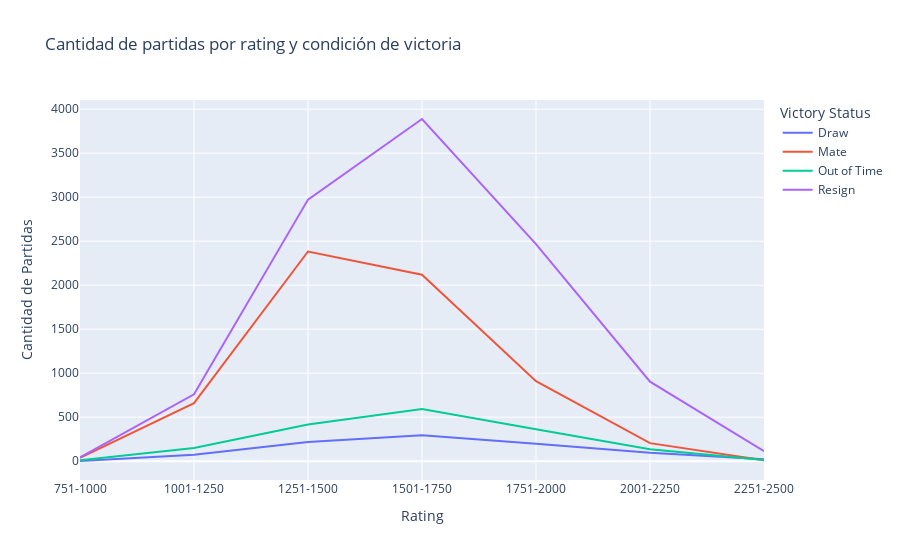

Here is the notebook cell this chart was saved with:
### Code cell
import plotly.express as px


# Crear el gráfico interactivo
fig = px.line(data_grouped, x="rating_interval", y="count", color="victory_status", title="Cantidad de partidas por rating y condición de victoria",
              labels={"rating_interval": "Rating", "count": "Cantidad de Partidas", "victory_status": "Victory Status"})

# Mostrar el gráfico
fig.show()

### Figure 1 — Plotly figure (JSON) as saved in the notebook; plotly's stock layout.template omitted (floating-point values rounded to 4 significant figures)
{"data": [{"hovertemplate": "Victory Status=Draw<br>Rating=%{x}<br>Cantidad de Partidas=%{y}<extra></extra>", "legendgroup": "Draw", "line": {"color": "#636efa", "dash": "solid"}, "marker": {"symbol": "circle"}, "mode": "lines", "name": "Draw", "orientation": "v", "showlegend": true, "type": "scatter", "x": ["751-1000", "1001-1250", "1251-1500", "1501-1750", "1751-2000", "2001-2250", "2251-2500"], "xaxis": "x", "y": [2, 72, 219, 296, 199, 96, 22], "yaxis": "y"}, {"hovertemplate": "Victory Status=Mate<br>Rating=%{x}<br>Cantidad de Partidas=%{y}<extra></extra>", "legendgroup": "Mate", "line": {"color": "#EF553B", "dash": "solid"}, "marker": {"symbol": "circle"}, "mode": "lines", "name": "Mate", "orientation": "v", "showlegend": true, "type": "scatter", "x": ["751-1000", "1001-1250", "1251-1500", "1501-1750", "1751-2000", "2001-2250", "2251-2500"], "xaxis": "x", "y": [38, 660, 2383, 2119, 909, 205, 11], "yaxis": "y"}, {"hovertemplate": "Victory Status=Out of Time<br>Rating=%{x}<br>Cantidad de Partidas=%{y}<extra></extra>", "legendgroup": "Out of Time", "line": {"color": "#00cc96", "dash": "solid"}, "marker": {"symbol": "circle"}, "mode": "lines", "name": "Out of Time", "orientation": "v", "showlegend": true, "type": "scatter", "x": ["751-1000", "1001-1250", "1251-1500", "1501-1750", "1751-2000", "2001-2250", "2251-2500"], "xaxis": "x", "y": [10, 149, 417, 592, 363, 135, 14], "yaxis": "y"}, {"hovertemplate": "Victory Status=Resign<br>Rating=%{x}<br>Cantidad de Partidas=%{y}<extra></extra>", "legendgroup": "Resign", "line": {"color": "#ab63fa", "dash": "solid"}, "marker": {"symbol": "circle"}, "mode": "lines", "name": "Resign", "orientation": "v", "showlegend": true, "type": "scatter", "x": ["751-1000", "1001-1250", "1251-1500", "1501-1750", "1751-2000", "2001-2250", "2251-2500"], "xaxis": "x", "y": [43, 760, 2973, 3889, 2466, 903, 113], "yaxis": "y"}], "layout": {"legend": {"title": {"text": "Victory Status"}, "tracegroupgap": 0}, "title": {"text": "Cantidad de partidas por rating y condición de victoria"}, "xaxis": {"anchor": "y", "domain": [0, 1], "title": {"text": "Rating"}}, "yaxis": {"anchor": "x", "domain": [0, 1], "title": {"text": "Cantidad de Partidas"}}}}
